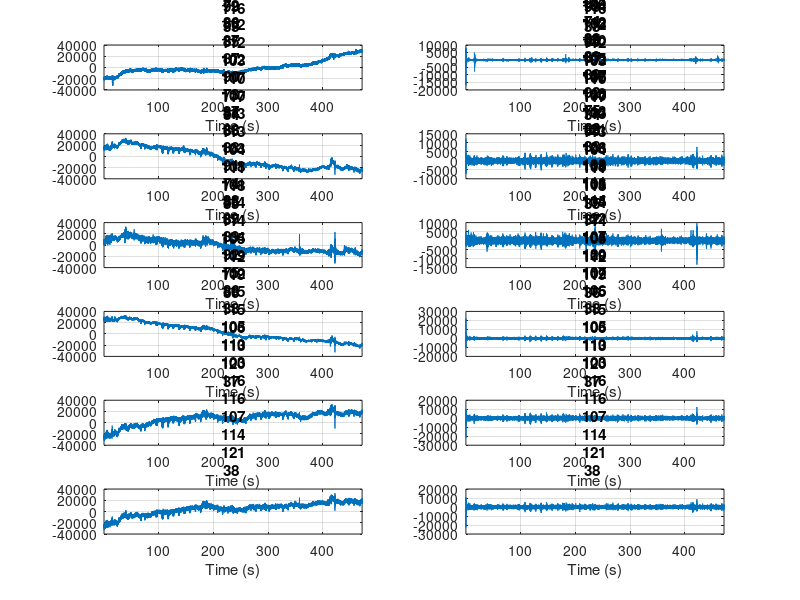

MATLAB code to generate this figure: (Note: this script raises an error after producing the figure.)
clc
close all
clear all

%% Part 1-1
load('SSVEP_EEG.mat');

% Bandpass filter between 1 - 40
fs = 250; % Sampling Frequency

[b1,a1] = butter(30,40/(fs/2),'low'); % Butterworth lowpass filter of order 30
[b2,a2] = butter(6,1/(fs/2),'high'); % Butterworth highpass filter of order 6

figure('Name','Part1');
t = 1/fs : 1/fs : length(SSVEP_Signal(1,:))/fs;  % EEG time length

for i = 1:6
    filtered_SSVEP_Signal(i,:) = filter(b1,a1,SSVEP_Signal(i,:));
    filtered_SSVEP_Signal(i,:) = filter(b2,a2,filtered_SSVEP_Signal(i,:));

    subplot(6,2,(2*i-1));
    plot(t,SSVEP_Signal(i,:));
    grid on;
    xlim('tight');
    title(" SSVEP channels " +i);
    xlabel('Time (s)')

    subplot(6,2,(2*i));
    plot(t,filtered_SSVEP_Signal(i,:));
    grid on;
    xlim('tight');
    title(" SSVEP filtered channels " +i);
    xlabel('Time (s)')
end

%% Part 1-2
for i = 1:6
    for j = 1:15
        events_channels(i,j,:) = filtered_SSVEP_Signal(i,Event_samples(j) + 1:Event_samples(j) + 5*fs);
    end
end

%% Part 1-3
t = 0.001 : 1/fs : 5;  % event lengths
for i = 1:15
    figure('Name',"Part3_" +i)
    for j = 1:6
        events_pwelch(j,i,:) = fftshift(pwelch(squeeze(events_channels(j,i,:))));
        N = length(events_pwelch(j,i,:));
        f = fs*(-N/2:N/2-1)/N;
        plot(f,squeeze(db(events_pwelch(j,i,:))));
        hold on;
        xlim([0,40]);
        xlabel('Frequency (Hz)')
        title("Event" + i);
    end
    legend('Channel1','Channel2','Channel3','Channel4','Channel5','Channel6');
    grid minor;
    %saveas(gcf,"Part3_Event" + i + ".png");
end

%% Part 2-1
clc
close all

for i = 1:6
    for j = 1:15
        events_channels(i,j,:) = filtered_SSVEP_Signal(i,Event_samples(j) + 1:Event_samples(j) + 5*fs);
    end
end

%% Part 2-2
clc
t = 1/fs:1/fs:5;

% Frequencies
f1 = 6.5;
f2 = 7.35;
f3 = 8.3;
f4 = 9.6;
f5 = 11.61;

% Events labels
freqs = [1 1 1 2 2 2 3 3 3 4 4 4 5 5 5];

% Defining Yi's based on fi's
y1 = zeros(12,1250);
y2 = zeros(10,1250);
y3 = zeros(8,1250);
y4 = zeros(8,1250);
y5 = zeros(6,1250);
for i = 1:1250
    time = i/fs;
    y1(1,i) = sin(2*pi*f1*time);
    y1(2,i) = cos(2*pi*f1*time);
    y1(3,i) = sin(2*pi*2*f1*time);
    y1(4,i) = cos(2*pi*2*f1*time);
    y1(5,i) = sin(2*pi*3*f1*time);
    y1(6,i) = cos(2*pi*3*f1*time);
    y1(7,i) = sin(2*pi*4*f1*time);
    y1(8,i) = cos(2*pi*4*f1*time);
    y1(9,i) = sin(2*pi*5*f1*time);
    y1(10,i) = cos(2*pi*5*f1*time);
    y1(11,i) = sin(2*pi*6*f1*time);
    y1(12,i) = cos(2*pi*6*f1*time);

    y2(1,i) = sin(2*pi*f2*time);
    y2(2,i) = cos(2*pi*f2*time);
    y2(3,i) = sin(2*pi*2*f2*time);
    y2(4,i) = cos(2*pi*2*f2*time);
    y2(5,i) = sin(2*pi*3*f2*time);
    y2(6,i) = cos(2*pi*3*f2*time);
    y2(7,i) = sin(2*pi*4*f2*time);
    y2(8,i) = cos(2*pi*4*f2*time);
    y2(9,i) = sin(2*pi*5*f2*time);
    y2(10,i) = cos(2*pi*5*f2*time);

    y3(1,i) = sin(2*pi*f3*time);
    y3(2,i) = cos(2*pi*f3*time);
    y3(3,i) = sin(2*pi*2*f3*time);
    y3(4,i) = cos(2*pi*2*f3*time);
    y3(5,i) = sin(2*pi*3*f3*time);
    y3(6,i) = cos(2*pi*3*f3*time);
    y3(7,i) = sin(2*pi*4*f3*time);
    y3(8,i) = cos(2*pi*4*f3*time);

    y4(1,i) = sin(2*pi*f4*time);
    y4(2,i) = cos(2*pi*f4*time);
    y4(3,i) = sin(2*pi*2*f4*time);
    y4(4,i) = cos(2*pi*2*f4*time);
    y4(5,i) = sin(2*pi*3*f4*time);
    y4(6,i) = cos(2*pi*3*f4*time);
    y4(7,i) = sin(2*pi*4*f4*time);
    y4(8,i) = cos(2*pi*4*f4*time);

    y5(1,i) = sin(2*pi*f5*time);
    y5(2,i) = cos(2*pi*f5*time);
    y5(3,i) = sin(2*pi*2*f5*time);
    y5(4,i) = cos(2*pi*2*f5*time);
    y5(5,i) = sin(2*pi*3*f5*time);
    y5(6,i) = cos(2*pi*3*f5*time);
end

% Performing CCA
ro = zeros(15,5);
r = zeros(1,5);
acc = 0;
for i = 1:15
    [~,~,r] = canoncorr(squeeze(events_channels(:,i,:))',y1');
    ro(i,1) = max(r); % ro of CCA with 6.5Hz 
    [~,~,r] = canoncorr(squeeze(events_channels(:,i,:))',y2');
    ro(i,2) = max(r); % ro of CCA with 7.35Hz 
    [~,~,r] = canoncorr(squeeze(events_channels(:,i,:))',y3');
    ro(i,3) = max(r); % ro of CCA with 8.3Hz 
    [~,~,r] = canoncorr(squeeze(events_channels(:,i,:))',y4');
    ro(i,4) = max(r); % ro of CCA with 9.6Hz 
    [~,~,r] = canoncorr(squeeze(events_channels(:,i,:))',y5');
    ro(i,5) = max(r); % ro of CCA with 11.61Hz 
    [max_ro(i),index(i)] = max(ro(i,:));
    if index(i) == freqs(i)
        acc = acc + 1;
    end
end

display("Accuracy of CCA is : " + (acc/15)*100);

%% Part 2-3
% Performing CCA for less channels
for j = 1:15
    ro = zeros(15,5);
    r = zeros(1,5);
    acc = 0;
    for i = 1:j
        [~,~,r] = canoncorr(squeeze(events_channels(:,i,:))',y1');
        ro(i,1) = max(r); % ro of CCA with 6.5Hz 
        [~,~,r] = canoncorr(squeeze(events_channels(:,i,:))',y2');
        ro(i,2) = max(r); % ro of CCA with 7.35Hz 
        [~,~,r] = canoncorr(squeeze(events_channels(:,i,:))',y3');
        ro(i,3) = max(r); % ro of CCA with 8.3Hz 
        [~,~,r] = canoncorr(squeeze(events_channels(:,i,:))',y4');
        ro(i,4) = max(r); % ro of CCA with 9.6Hz 
        [~,~,r] = canoncorr(squeeze(events_channels(:,i,:))',y5');
        ro(i,5) = max(r); % ro of CCA with 11.61Hz 
        [max_ro(i),index(i)] = max(ro(i,:));
        if index(i) == freqs(i)
            acc = acc + 1;
        end
    end
    accuracy(j) = (acc/15)*100;
end

figure;
plot(accuracy);
grid on
xlim tight
xlabel("Number of channels");
ylabel("Accuracy");
title("Accuracy per channels");

%% Part 2-4
% Performing CCA for less samples
for j = 2:1250
    ro = zeros(15,5);
    r = zeros(1,5);
    acc = 0;
    for i = 1:15
        [~,~,r] = canoncorr(squeeze(events_channels(:,i,1:j))',y1(:,1:j)');
        ro(i,1) = max(r); % ro of CCA with 6.5Hz 
        [~,~,r] = canoncorr(squeeze(events_channels(:,i,1:j))',y2(:,1:j)');
        ro(i,2) = max(r); % ro of CCA with 7.35Hz 
        [~,~,r] = canoncorr(squeeze(events_channels(:,i,1:j))',y3(:,1:j)');
        ro(i,3) = max(r); % ro of CCA with 8.3Hz 
        [~,~,r] = canoncorr(squeeze(events_channels(:,i,1:j))',y4(:,1:j)');
        ro(i,4) = max(r); % ro of CCA with 9.6Hz 
        [~,~,r] = canoncorr(squeeze(events_channels(:,i,1:j))',y5(:,1:j)');
        ro(i,5) = max(r); % ro of CCA with 11.61Hz 
        [max_ro(i),index(i)] = max(ro(i,:));
        if index(i) == freqs(i)
            acc = acc + 1;
        end
    end
    accuracy(j) = (acc/15)*100;
end

figure;
plot(accuracy);
grid on
xlim tight
xlabel("Samples");
ylabel("Accuracy");
title("Accuracy per samples");